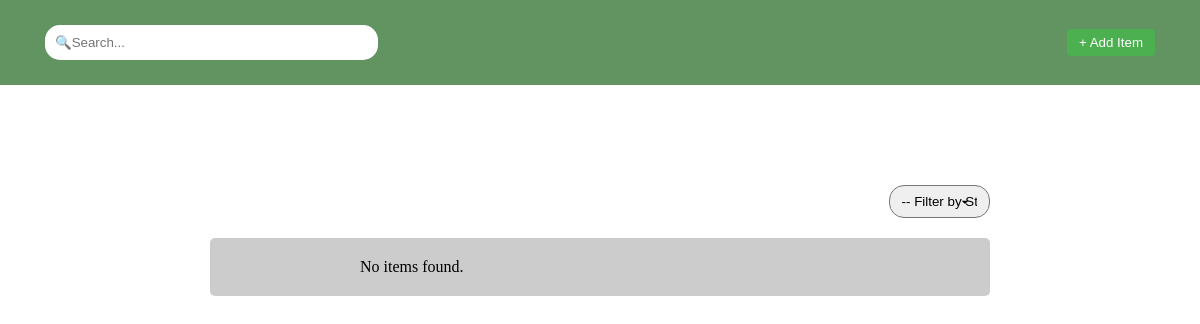
Page /public/item-main.php on the earlier database version.
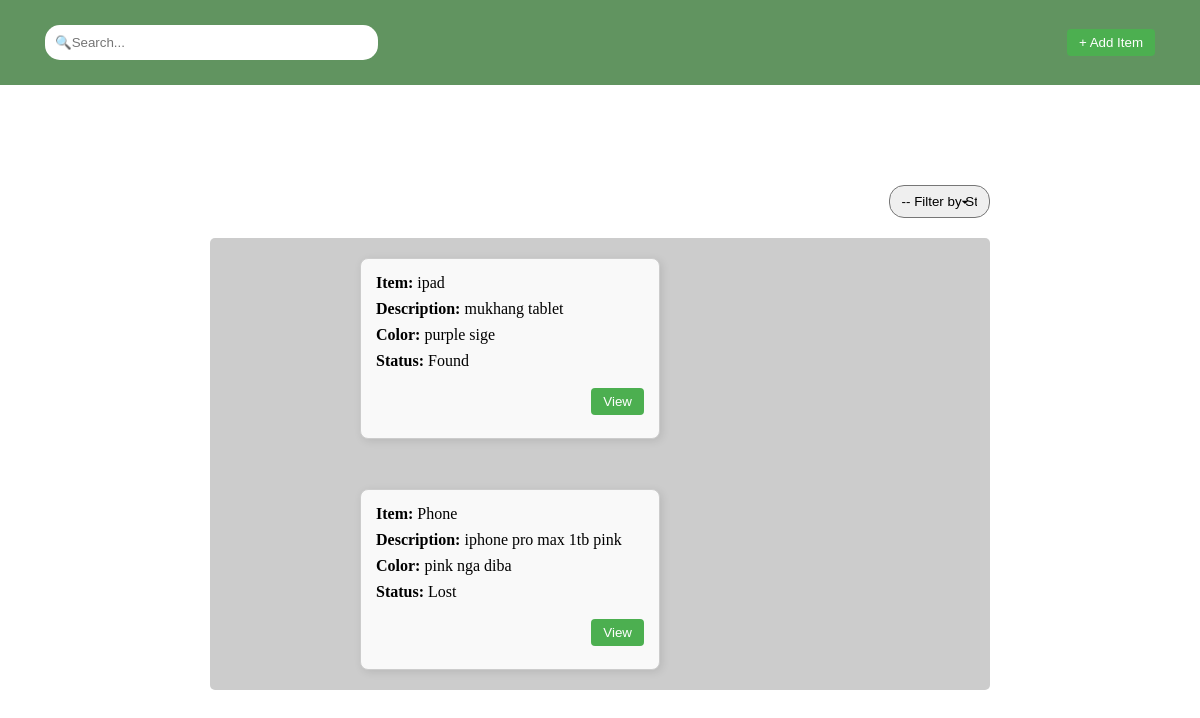
Same page on the later database version.
### tables this page shows
CREATE TABLE `item_description` (
  `item_index` int(11) NOT NULL,
  `name` varchar(100) NOT NULL,
  `description` text NOT NULL,
  `color` varchar(100) NOT NULL,
  `brand` varchar(100) NOT NULL,
  `image_path` varchar(255) NOT NULL,
  `status` varchar(20) NOT NULL COMMENT 'Status of the item, where it is returned or not'
);

### public/item-main.php (the view, shortened to what this page needs)
<?php require("../include/conn.php"); ?>
<!DOCTYPE html>
<html lang="en">
<head>
    <link rel="stylesheet" href="css/base.css">
    <link rel="stylesheet" href="css/header.css">
    <link rel="stylesheet" href="css/item-main.css">
</head>
<body>
    <header>
        <form action="" method="get" name="formadd" enctype="multipart/form-data" novalidate>
            <input type="search" id="txtsearch" name="q" placeholder="🔍Search..." value="<?= isset($_GET['q']) ? htmlspecialchars($_GET['q']) : '' ?>">
        </form>
        <button type="button" class="btn" onclick="window.location.href='add-item.php'">+ Add Item</button>
    </header>
<div class="content">
    <form action="" method="get" name="filterForm" enctype="multipart/form-data" class="filter" novalidate>
            <select name="status_filter" onchange="this.form.submit()">
                <option value="">-- Filter by Status --</option>
            </select>
    </form>
<div class="records-container">
        <?php
            $sql = "SELECT * FROM item_description WHERE 1=1";
            $sql .= " ORDER BY item_index DESC";
            $stmt = $conn->prepare($sql);
            $stmt->execute();
            $result = $stmt->get_result();
            if ($result->num_rows > 0):
                while ($row = $result->fetch_assoc()):
                    $vitemname = htmlspecialchars($row['name']);
                    $vdescription = htmlspecialchars($row['description']);
                    $vcolor = htmlspecialchars($row['color']);
                    $vstatus = htmlspecialchars($row['status']);
        ?>
        <div class="record-panel">
            <div><strong>Item:</strong> <?= $vitemname ?></div>
            <div><strong>Description:</strong> <?= $vdescription ?></div>
            <div><strong>Color:</strong> <?= $vcolor ?></div>
            <div><strong>Status:</strong> <?= $vstatus ?></div>
            <div class="record-buttons">
                <button class="btn" onclick="window.location.href='delete.php?vid=<?= $vitemname ?>'">View</button>
            </div>
        </div>
        <?php endwhile; else: ?>
        <p>No items found.</p>
    <?php endif; ?>
    </div>
</div>
</body>
</html>

### public/css/base.css (style rules this page uses)
* { margin: 0; padding: 0; box-sizing: border-box; }

### public/css/header.css (style rules this page uses)
header { background-color: rgb(97, 148, 96); color: white; display: flex; justify-content: space-between; align-items: center; padding: 25px 45px; position: relative; }

### public/css/item-main.css (style rules this page uses)
form { width: 30%; }
input[type="search"] { width: 100%; padding: 10px; border-radius: 15px; border: none; }
.content { display: flex; flex-direction: column; align-items: center; margin: 100px auto; }
.filter { margin-bottom: 20px; width: 65%; display: flex; justify-content: flex-end; }
.filter select { width: 13%; appearance: none; background-repeat: no-repeat; background-position: right 16px center; background-size: 16px 16px; transition: border 0.3s ease; padding: 8px 12px; border-radius: 15px; }
.records-container { padding: 20px 150px 20px 150px;; position: relative; width: 65%; display: flex; flex-wrap: wrap; gap: 50px; background-color: #ccc; border-radius: 5px; }
.record-panel { border: 1px solid #ccc; border-radius: 8px; padding: 15px; width: 300px; display: flex; flex-direction: column; background-color: #f9f9f9; box-shadow: 2px 2px 8px rgba(0,0,0,0.1); }
.record-panel div { margin-bottom: 8px; }
.record-buttons { width: 100%; display: flex; justify-content: flex-end; margin-top: 10px; }
.btn { padding: 6px 12px; border: none; background-color: #4CAF50; color: white; cursor: pointer; border-radius: 4px; }

Differences in the rows shown:
added item_description: name "ipad", description "mukhang tablet", color "purple sige", status "Found"
added item_description: name "Phone", description "iphone pro max 1tb pink", color "pink nga diba", status "Lost"
Other differences:
text no longer shown: "No items found."
